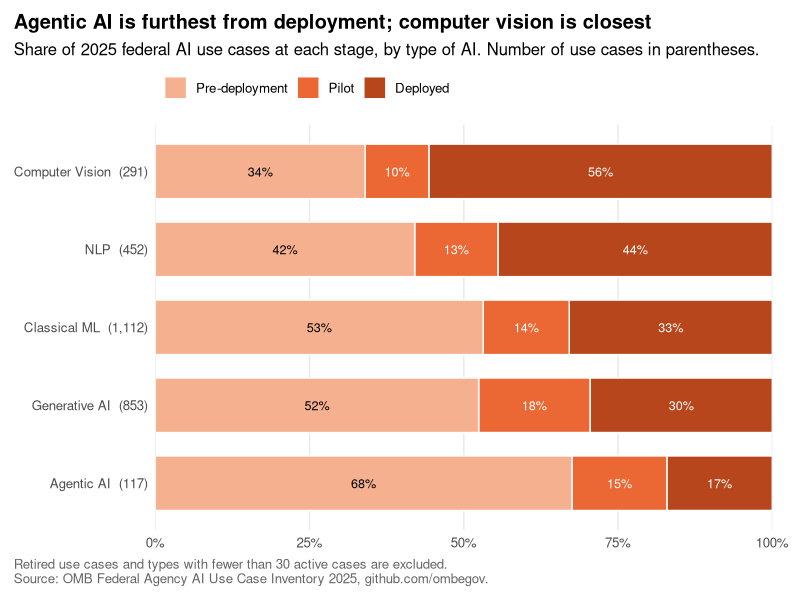
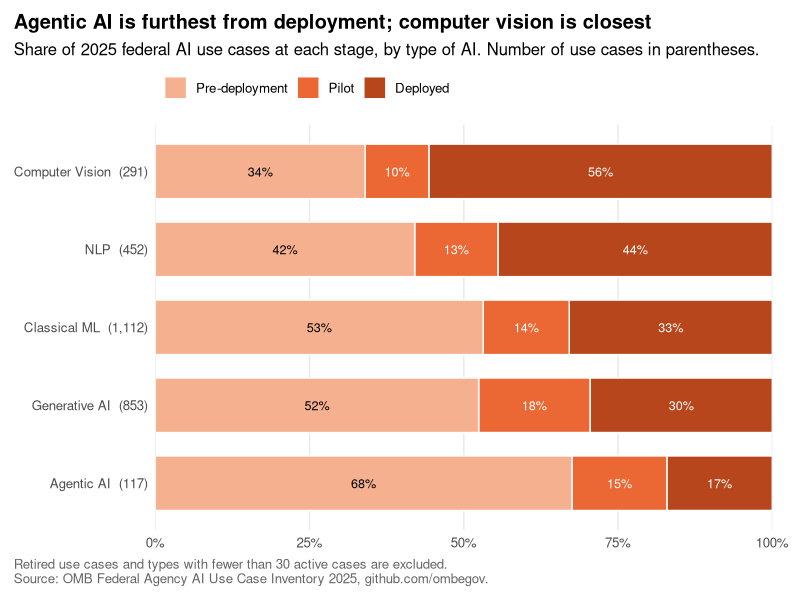

Write the R code that produced these figures, in order.
## ---- chunk 1
# Setup
options(tidyverse.quiet = TRUE)   # hide the tidyverse startup message
library(tidyverse)
library(scales)

use_cases <- read_csv("ai_use_cases.csv", show_col_types = FALSE)
## ---- chunk 2
# Step 1: keep 2025 use cases that report a type of AI and an active stage
active_2025 <- use_cases %>%
  filter(year == 2025) %>%
  filter(!is.na(classification), classification != "Other") %>%
  filter(stage %in% c("Pre-deployment", "Pilot", "Deployed"))

# Step 2: count use cases for each type of AI and stage
stage_counts <- active_2025 %>%
  count(classification, stage)

# Step 3: within each type of AI, turn counts into shares
stage_shares <- stage_counts %>%
  group_by(classification) %>%
  mutate(total = sum(n),
         share = n / total) %>%
  ungroup()

# Step 4: drop types with fewer than 30 active use cases (too few to compare)
stage_shares <- stage_shares %>%
  filter(total >= 30)

# Step 5: build the bar label, e.g. "Agentic AI  (117)"
stage_shares <- stage_shares %>%
  mutate(type_label = paste0(classification, "  (", comma(total), ")"))

# Step 6: put the stages in their natural order (earliest to latest)
stage_shares <- stage_shares %>%
  mutate(stage = factor(stage, levels = c("Pre-deployment", "Pilot", "Deployed")))

# Step 7: sort the bars by the share deployed, so the most mature type is on top
type_order <- stage_shares %>%
  filter(stage == "Deployed") %>%
  arrange(share) %>%
  pull(type_label)

stage_shares <- stage_shares %>%
  mutate(type_label = factor(type_label, levels = type_order))

# Step 8: dark text on the light bar, white text on the two dark bars
stage_shares <- stage_shares %>%
  mutate(text_color = ifelse(stage == "Pre-deployment", "black", "white"))
## ---- chunk 3
#| fig-width: 9
#| fig-height: 4.8
#| fig-alt: "Horizontal stacked bars showing the share of 2025 federal AI use cases at each stage for five types of AI. Computer vision has the largest deployed share (56 percent) and agentic AI the smallest (17 percent)."

# One color per stage: light orange (early) to dark orange (deployed)
stage_colors <- c("Pre-deployment" = "#f5b08f",
                  "Pilot" = "#eb6834",
                  "Deployed" = "#b8461c")

# Save the plot as an object so we can both show it and save it as a PNG
maturity_plot <- ggplot(stage_shares,
                        aes(x = share, y = type_label, fill = stage)) +
  # Stacked bars; reverse = TRUE puts Pre-deployment on the left
  geom_col(position = position_stack(reverse = TRUE),
           width = 0.7, color = "white") +
  # Percent label in the middle of each segment
  geom_text(aes(label = percent(share, accuracy = 1), color = text_color),
            position = position_stack(vjust = 0.5, reverse = TRUE),
            size = 3.2) +
  scale_fill_manual(values = stage_colors) +
  scale_color_identity() +
  scale_x_continuous(labels = percent, expand = c(0, 0)) +
  labs(title = "Agentic AI is furthest from deployment; computer vision is closest",
       subtitle = "Share of 2025 federal AI use cases at each stage, by type of AI. Number of use cases in parentheses.",
       x = NULL,
       y = NULL,
       fill = NULL,
       caption = "Retired use cases and types with fewer than 30 active cases are excluded.\nSource: OMB Federal Agency AI Use Case Inventory 2025, github.com/ombegov.") +
  theme_minimal(base_size = 12) +
  theme(legend.position = "top",
        legend.justification = "left",
        panel.grid.major.y = element_blank(),
        panel.grid.minor = element_blank(),
        plot.title = element_text(face = "bold"),
        plot.title.position = "plot",
        plot.caption = element_text(hjust = 0, color = "grey40"),
        plot.caption.position = "plot",
        plot.margin = margin(10, 20, 10, 10))

# Show the plot in the rendered document
maturity_plot

# Also save it as a PNG for the project README on GitHub
dir.create("figures", showWarnings = FALSE)
ggsave("figures/viz1_ai_maturity.png", maturity_plot,
       width = 9, height = 4.8, dpi = 300, bg = "white")
